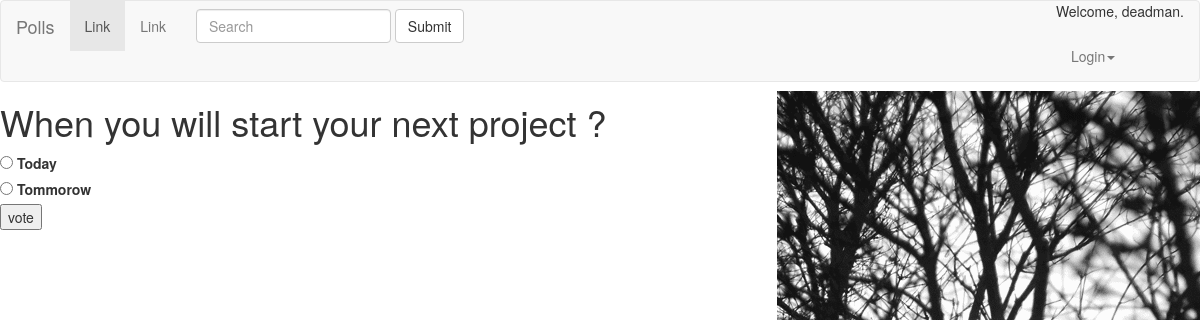
/polls/8/ (signed in), run on the app's committed database.
### polls/models.py (models this page shows, shortened)
class Question(models.Model):
     question_text = models.CharField(max_length=200)
     pub_date = models.DateTimeField('date published')
     def was_published_recently(self):
         now = timezone.now()
         return now - datetime.timedelta(days=1) <= self.pub_date <= now
     was_published_recently.admin_order_field = 'pub_date'
     was_published_recently.boolean = True
     was_published_recently.short_description = 'Published recently ?'

class Choice(models.Model):
     question = models.ForeignKey(Question, on_delete=models.CASCADE)
     choice_text = models.CharField(max_length=200)
     votes = models.IntegerField(default=0)

### polls/views.py (the view)
# urls.py: url(r'^(?P<pk>[0-9]+)/$', views.DetailView.as_view(), name='detail'),
class DetailView(generic.DetailView):
    model = Question
    template_name = 'polls/detail.html'
    def get_queryset(self):
        return Question.objects.filter(pub_date__lte=timezone.now())

### polls/templates/polls/detail.html (shortened to what this page needs)
{% extends './base.html' %}
{% block content %}
<h1>{{ question.question_text }}</h1>
<form action="{% url 'polls:vote' question.id %}" method="post">
{% for choice in question.choice_set.all %}
    <input type="radio" name="choice" id="choice{{ forloop.counter }}" value="{{ choice.id}}" />
    <label for="choice{{ forloop.counter }}">{{ choice.choice_text }}</label><br />
{% endfor %}
<input type="submit" value="vote" />
</form>
{% endblock %}¬

### polls/templates/polls/base.html (shortened to what this page needs)
<CTYPE html>
<html lang="en">
  <head>
    <link href="/static/polls/style.css" type="text/css" rel="stylesheet">
    <link href="/static/bootstrap/css/bootstrap.min.css" rel="stylesheet">
  </head>
  <body>
<nav class="navbar navbar-default">
  <div class="container-fluid">
    <div class="navbar-header">
      <a class="navbar-brand" href="#">Polls</a>
    </div>
    <div class="collapse navbar-collapse" id="bs-example-navbar-collapse-1">
      <ul class="nav navbar-nav">
        <li class="active"><a href="#">Link <span class="sr-only">(current)</span></a></li>
        <li><a href="#">Link</a></li>
      </ul>
      <form class="navbar-form navbar-left">
        <div class="form-group">
          <input type="text" class="form-control" placeholder="Search">
        </div>
        <button type="submit" class="btn btn-default">Submit</button>
      </form>
      <ul class="nav navbar-nav navbar-right">
        <p>Welcome, {{ user.username }}.</p>
        <li class="dropdown">
          <a href="#" class="dropdown-toggle" data-toggle="dropdown" role="button" aria-haspopup="true" aria-expanded="false">Login<span class="caret"></span></a>
        </li>
      </ul>
    </div>
  </div>
</nav>
{% block content %}
{% endblock %}
</body>
</html>

### polls/static/polls/style.css (style rules this page uses)
li a { color: green; }
body { background: white url("images/i1.gif") no-repeat right; }

### data on the page
Question: question_text "When you will start your next project ?"
Choice: choice_text "Today"
Choice: choice_text "Tommorow"

### other printed values
{{ user.username }} "deadman"
